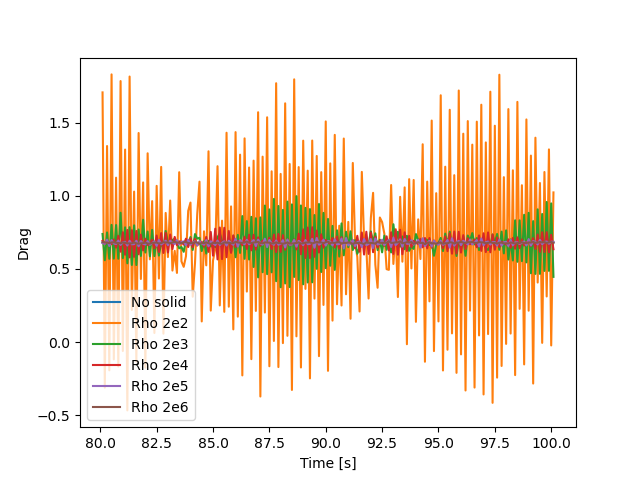

Here is the Python script that generated this plot:
import matplotlib.pyplot as plt
import scipy.signal
from scipy.fft import fft
import numpy as np

exp = 5
plot_flag = True
plot_freq = False

if exp == 1:  # Test different Reynolds number

    exp_name = ["aero_delta1_Re100_T100_results",
                "aero_delta1_Re120_T100_results",
                "aero_delta1_Re150_T100_results"]
    labels = ["Re 100", "Re 120", "Re 150"]
    lim = [int(80 / 0.1), int(80 / 0.1), int(80 / 0.1)]
    dt = [0.1, 0.1, 0.1]


elif exp == 2:  # Test different mesh dimension

    exp_name = ["aero_delta1_Re150_T100_results",
                "aero_delta2_Re150_T100_results",
                "aero_delta05_Re150_T100_results"]
    labels = ["Delta 1", "Delta 2", "Delta 0.5"]
    lim = [int(80 / 0.1), int(80 / 0.2), int(80 / 0.05)]
    dt = [0.1, 0.2, 0.05]


elif exp == 3:  # Test different domain dimension

    exp_name = ["aero_delta2_Re150_T100_results",
                "aero_delta2_len075_Re150_T100_results",
                "aero_delta2_len05_Re150_T100_results"]
    lim = [int(80 / 0.2), int(80 / 0.2), int(80 / 0.2)]

    labels = ["Len 1", "Len 0.75", "Len 0.5"]
    dt = [0.2, 0.2, 0.2]

elif exp == 4:  # Final comparison

    exp_name = ["aero_delta1_Re150_T100_results",
                "aero_delta1_len075_Re150_T100_results",
                "aero_delta05_Re150_T100_results",
                "aero_delta05_len075_Re150_T100_results"]
    lim = [int(80 / 0.1), int(80 / 0.1), int(80 / 0.05), int(80 / 0.05)]

    labels = ["Medium grid, Big Domain", "Medium grid, Medium Domain",
              "Fine grid, Big Domain", "Fine grid, Medium Domain"]
    dt = [0.1, 0.1, 0.05, 0.05]

    colors = ["royalblue", "royalblue", "coral", "coral"]
    linestyles = ["-", "--", "-", "--"]

elif exp == 5: # Different density

    exp_name = ["aero_delta1_len075_Re150_T100_results",
                "test_solid_4_disp_vel",
                "test_solid_5_disp_vel",
                "test_solid_6_disp_vel",
                "test_solid_7_disp_vel",
                "test_solid_8_disp_vel"]
    lim_time = 80
    lim = [int(lim_time / 0.1), int(lim_time / 0.1), int(lim_time / 0.1),
           int(lim_time / 0.1), int(lim_time / 0.1), int(lim_time / 0.1)]

    labels = ["No solid",
              "Rho 2e2", "Rho 2e3", "Rho 2e4","Rho 2e5","Rho 2e6"]
    dt = [0.1, 0.1, 0.1, 0.1, 0.1,0.1, 0.1]

    colors = ["royalblue", "red", "royalblue", "green", "black"]
    linestyles = ["-", "-", "-", "-", "-", "-"]

elif exp == 6: # Different lenghts

    exp_name = ["aero_delta1_len075_Re150_T100_results",
                "test_solid_7_disp_vel",
                "test_solid_10_disp_vel",
                "test_solid_11_disp_vel"]

    lim = [int(80 / 0.1), int(80 / 0.1), int(80 / 0.1), int(80 / 0.1), int(80 / 0.1), int(80 / 0.1)]

    labels = ["No solid",
              "L 1", "L 1.2", "L 1.5","Rho 2e5","Rho 2e6"]
    dt = [0.1, 0.1, 0.1, 0.1, 0.1,0.1, 0.1]

    colors = ["royalblue", "red", "royalblue", "green", "black"]
    linestyles = ["-", "-", "-", "-", "-", "-"]

elif exp == 7: # Different widths and lengths
    exp_name = ["aero_delta1_len075_Re150_T100_results",
                "test_solid_7_disp_vel",
                "test_solid_10_disp_vel",
                "test_solid_11_disp_vel",
                "test_solid_12_disp_vel",
                "test_solid_13_disp_vel",
                "test_solid_14_disp_vel"]

    lim = [int(80 / 0.1), int(80 / 0.1), int(80 / 0.1), int(80 / 0.1), int(80 / 0.1), int(80 / 0.1), int(80 / 0.1)]

    labels = ["No solid",
              "W 0.1 L 1","W 0.1 L 1.2","W 0.1 L 1.5", "W 0.2 L 1","W 0.2 L 1.2","W 0.2 L 1.5"]
    dt = [0.1, 0.1, 0.1, 0.1, 0.1, 0.1, 0.1]

    colors = ["royalblue", "tan", "gold", "skyblue", "tan", "gold", "skyblue"]
    linestyles = ["-", "-", "-", "-", "--", "--", "--", "-", "-"]

elif exp == 8: # Different widths and lengths
    exp_name = ["aero_delta1_len075_Re150_T100_results",
                "test_solid_14_disp_vel",
                "test_solid_15_disp_vel",
                "test_solid_16_disp_vel"
                ]

    lim = [int(80 / 0.1), int(80 / 0.1), int(80 / 0.1), int(80 / 0.1), int(80 / 0.1), int(80 / 0.1), int(80 / 0.1)]

    labels = ["No solid",
              "Rho 2e5","Rho 2.5e5","Rho 5e5", "W 0.2 L 1","W 0.2 L 1.2","W 0.2 L 1.5"]
    dt = [0.1, 0.1, 0.1, 0.1, 0.1, 0.1, 0.1]

    colors = ["royalblue", "tan", "gold", "skyblue", "tan", "gold", "skyblue"]
    linestyles = ["-", "-", "-", "-", "--", "--", "--", "-", "-"]

if plot_flag:
    f, axs = plt.subplots()

for id_name, name in enumerate(exp_name):

    path = "Results/" + name + "/1/"

    with open(path + "/Drag.txt") as f:
        drag_txt = f.readlines()
    with open(path + "/Time.txt") as f:
        time_txt = f.readlines()

    drag = []
    time = []
    for line in drag_txt:
        drag.append(float(line))
    for line in time_txt:
        time.append(float(line))

    D = drag[lim[id_name]:]
    t = time[lim[id_name]:]

    if plot_flag:
        axs.plot(t, D, label=labels[id_name], linestyle=linestyles[id_name])#, color=colors[id_name])

    dt_name = dt[id_name]
    L = np.round(D, 4)
    meanD = np.mean(D)

    D -= meanD
    # Window signal
    D *= scipy.signal.windows.hann(len(D))

    fftD = fft(D)

    freq_fftx = np.linspace(0, 1 / dt_name, len(fftD))

    if plot_freq:
        f, axs = plt.subplots()
        plt.plot(t, L)
        plt.show()
        f, axs = plt.subplots()
        plt.plot(freq_fftx, abs(fftD))
        plt.show()

    print("Case {}, Mean: {}, Freq: {}".format(name, round(meanD, 3), freq_fftx[np.argmax(abs(fftD))]))

#axs.set_ylim(0.65, 0.75)
plt.xlabel("Time [s]")
plt.ylabel("Drag")
plt.legend()
plt.savefig("mesh_analysis.png")
plt.show()
